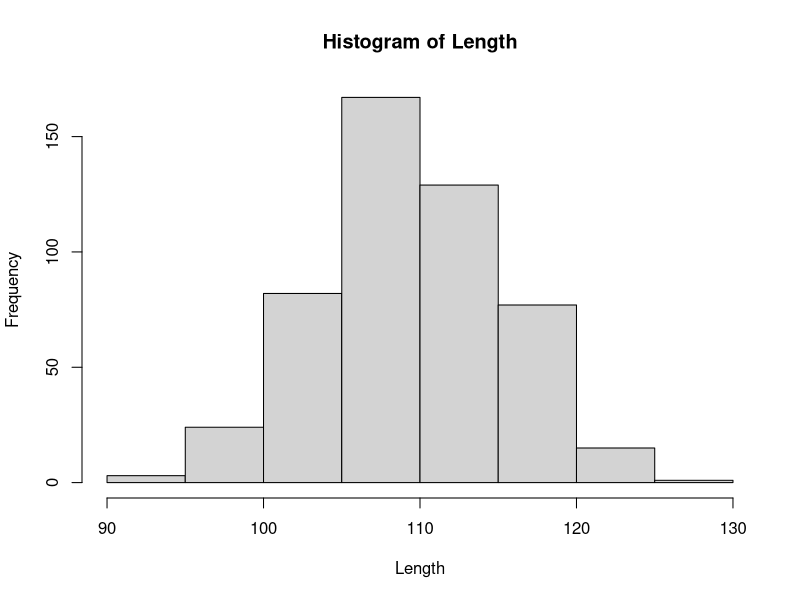
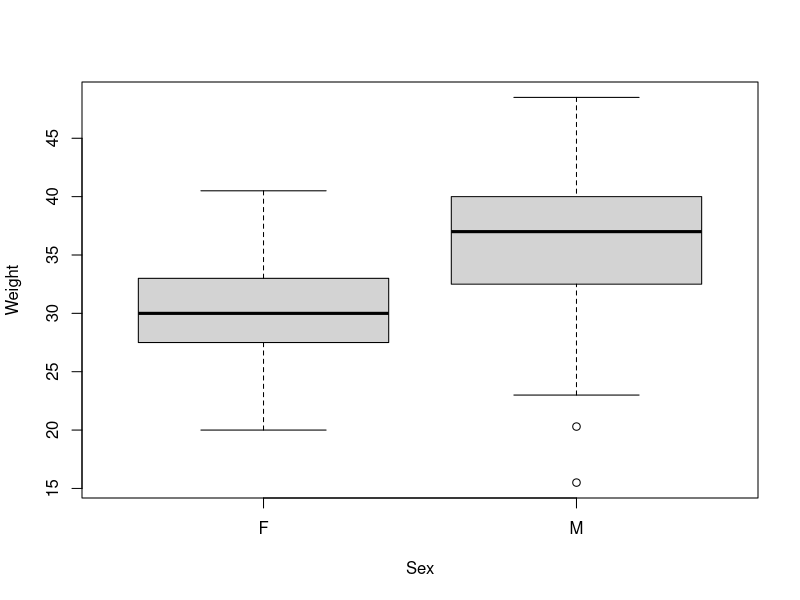
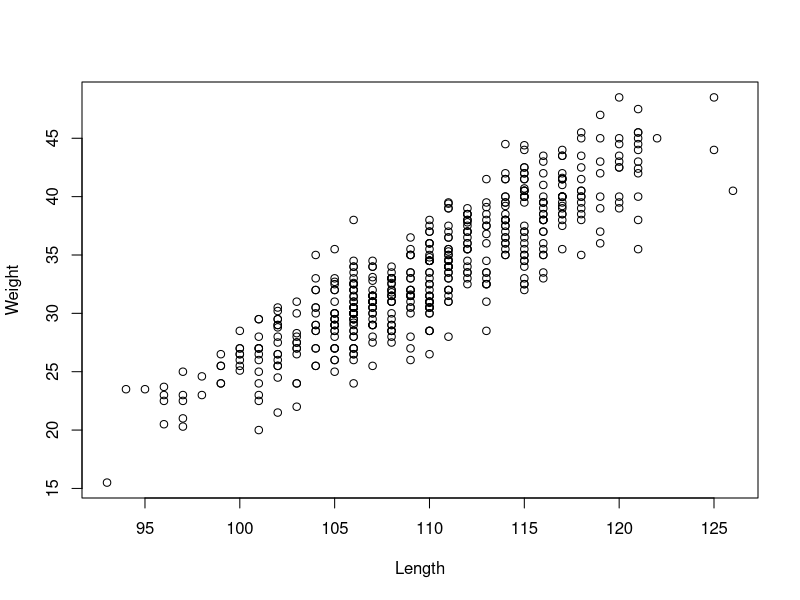

Write the R code that produced these figures, in order.
## ----setup, include=FALSE----------------------------------------------------------
knitr::opts_chunk$set(echo = TRUE, 
                      warnings = FALSE, 
                      mmessage = FALSE)


## ----------------------------------------------------------------------------------
1+2
3^6
sqrt((20-19)^2 + (19-19)^2 + (19-18)^2)/2
12345*54312


## ----------------------------------------------------------------------------------
X <- 5  	# sets X equal to 5 


## ----------------------------------------------------------------------------------
X


## ----------------------------------------------------------------------------------
X*2
X^X


## ----------------------------------------------------------------------------------
Fred <- 5
Nancy <- Fred*2
Fred + Nancy


## ----------------------------------------------------------------------------------
X <- c(3,4,5)  	# sets X equal to the vector (3,4,5)
X


## ----------------------------------------------------------------------------------
X + 1
X*2
X^2
((X+X^2/2)/X)^2


## ----------------------------------------------------------------------------------
counts <- c(150,125,105,110,140)


## ----------------------------------------------------------------------------------
k <- length(counts)
sum(counts)/k


## ----------------------------------------------------------------------------------
mean(counts)


## ----------------------------------------------------------------------------------
counts - mean(counts)


## ----------------------------------------------------------------------------------
sum((counts - mean(counts))^2)


## ----------------------------------------------------------------------------------
sqrt(sum((counts - mean(counts))^2) / (k-1))


## ----------------------------------------------------------------------------------
sd(counts)


## ----------------------------------------------------------------------------------
mean(counts) + c(-2,2)*sd(counts)


## ----------------------------------------------------------------------------------
Y <- c(1,2,3)
data.frame(X,Y)


## ----------------------------------------------------------------------------------
mydata <- data.frame(X,Y)


## ----------------------------------------------------------------------------------
ncol(mydata) # ncol() gives us a number of columns that this data frame has
names(mydata) # names() lists all column names that this data frame has 


## ----------------------------------------------------------------------------------
mydata$X
mydata$Y


## ----echo = FALSE------------------------------------------------------------------
SeaLions <- read.csv("SeaLions.csv")


## ----eval = FALSE------------------------------------------------------------------
## SeaLions <- read.csv("insert the directory instead of this sentence/SeaLions.csv")


## ----------------------------------------------------------------------------------
is(SeaLions) # tells what type of files we have
names(SeaLions) # tells us the names of all the columns
head(SeaLions) # shows the first several rows of the dataframe


## ----------------------------------------------------------------------------------
Length <- SeaLions$Length
Weight <-SeaLions$Weight
Island <- SeaLions$Island
Sex <- SeaLions$Sex


## ----------------------------------------------------------------------------------
range(Length) # range
median(Length) # median
mean(Length) # mean
var(Length) # variance
sd(Length) # standard deviation


## ----echo = -1---------------------------------------------------------------------
hist(Length)


## ----echo = -1---------------------------------------------------------------------
boxplot(Weight ~ Sex)


## ----echo = -1---------------------------------------------------------------------
plot(Length, Weight)

